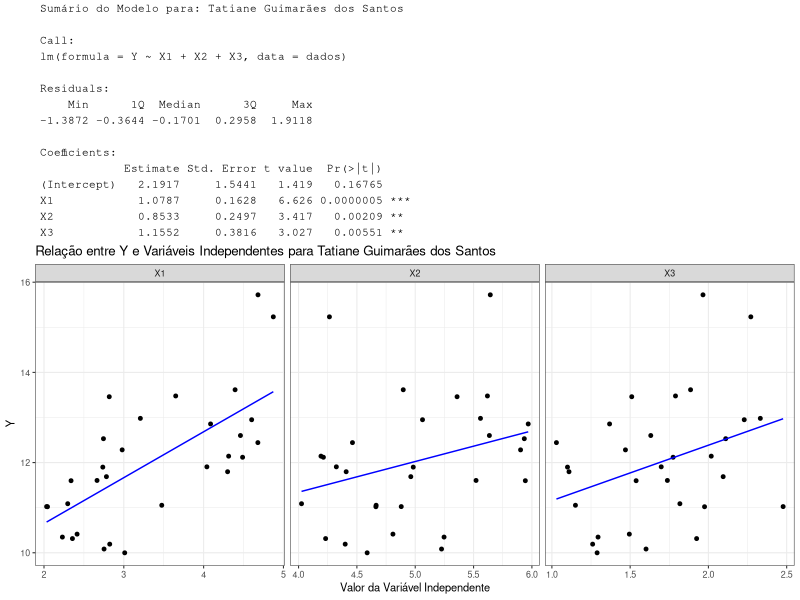
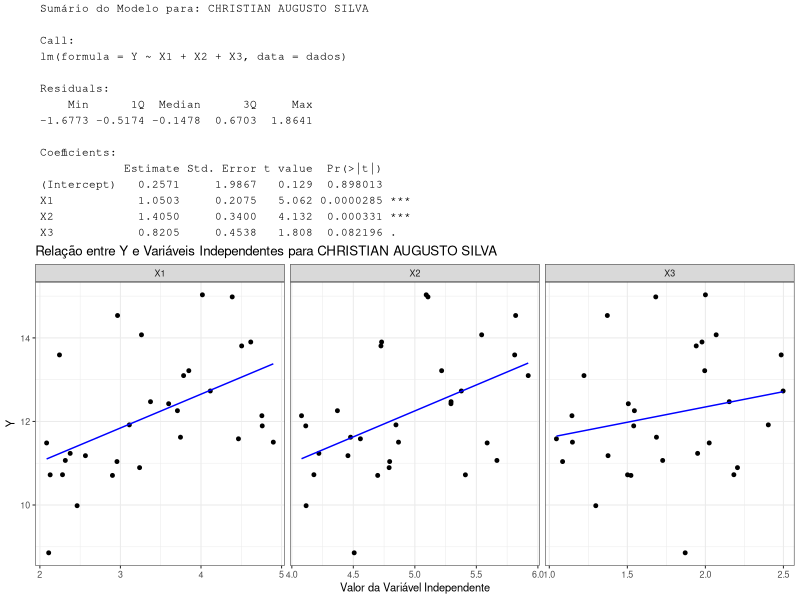
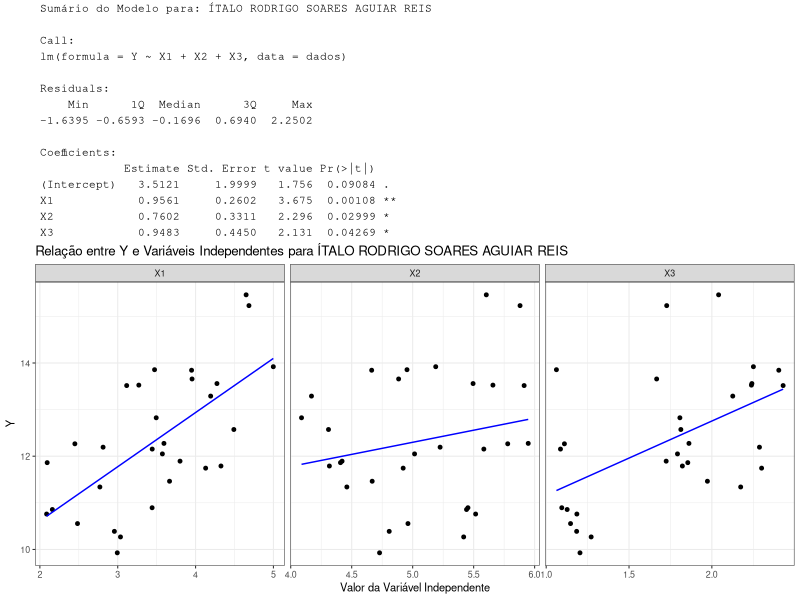
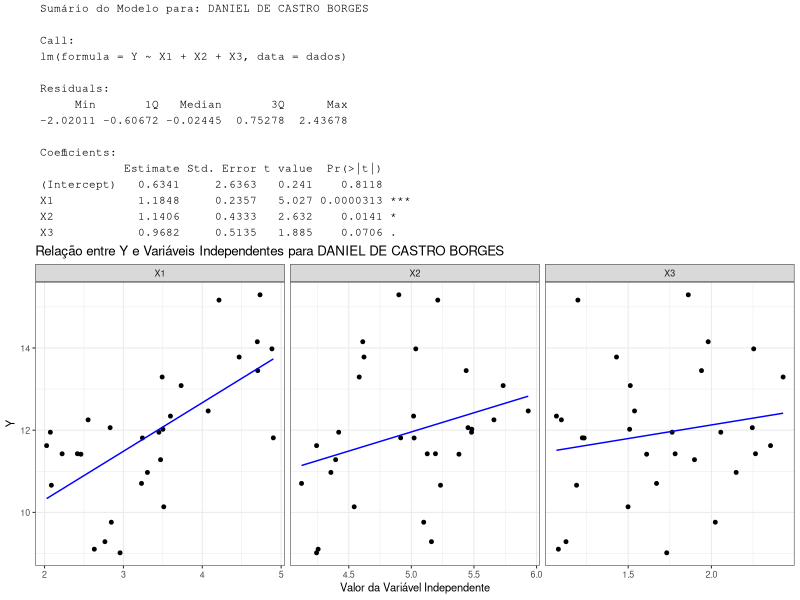
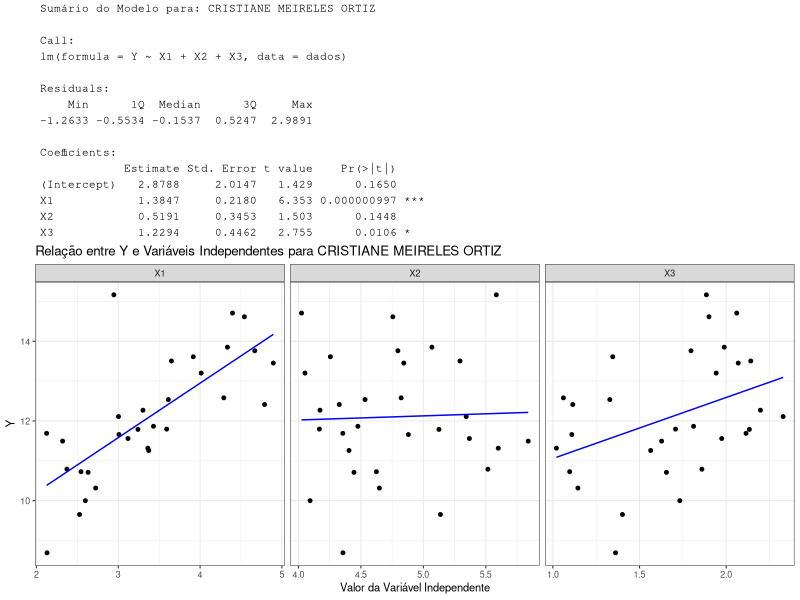
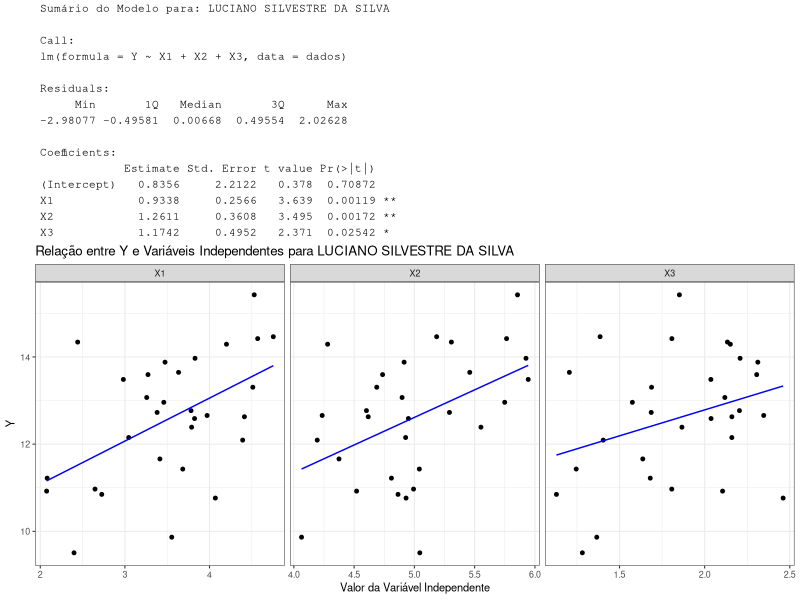
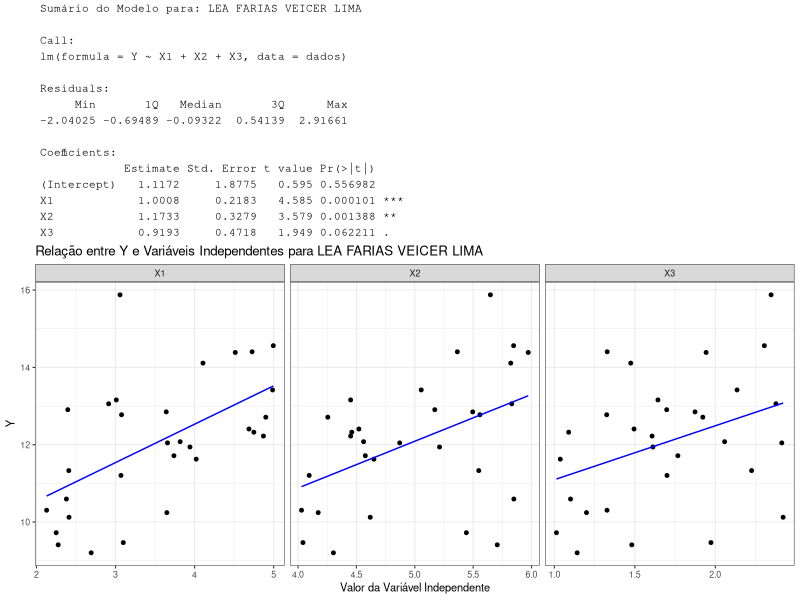
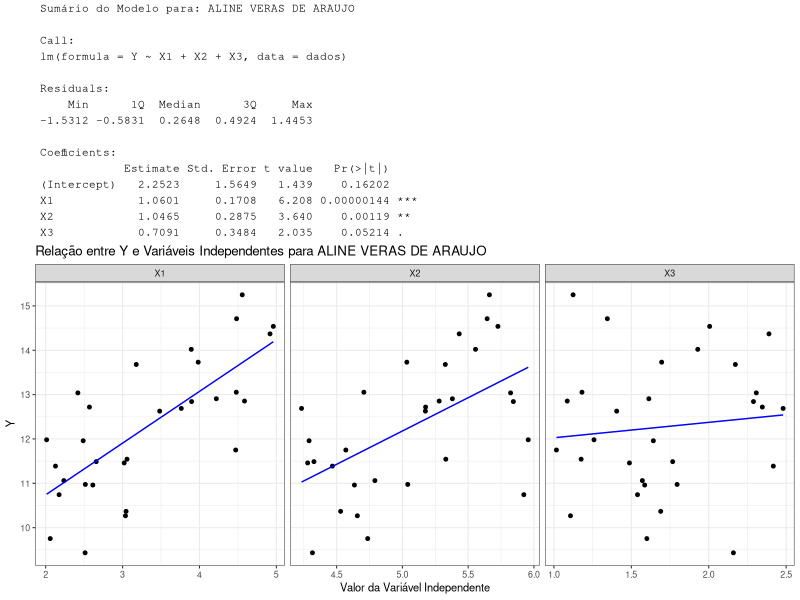

Generate these figures, in order, with R:
library(ggplot2)
library(grid)
library(gridExtra) # Para grid.arrange
library(tidyr)
options(scipen = 999)

lista_nomes <- list(
  "Tatiane Guimarães dos Santos",
  "CHRISTIAN AUGUSTO SILVA",
  "ÍTALO RODRIGO SOARES AGUIAR REIS",
  "DANIEL DE CASTRO BORGES",
  "CRISTIANE MEIRELES ORTIZ",
  "LUCIANO SILVESTRE DA SILVA",
  "LEA FARIAS VEICER LIMA",
  "ALINE VERAS DE ARAUJO",
  "RENILA LACERDA BRAGAGNOLI",
  "ANA CRISTINA DE VASCONCELOS AZEVEDO",
  "ISAÍAS DINIZ NUNES",
  "TASSIO VINÍCIO GUARNIERI FIGNER DE LUNA",
  "HUGO FELIPE DA SILVA LIMA",
  "ANA PAULA MACIEL",
  "BÁRBARA PAIXÃO DE ALENCAR",
  "CARLOS EDUARDO PINTO ROSA CAMBOIM",
  "GUILHERME BARBOSA RODRIGUES FONSECA NAVES",
  "JOSÉ MEDEIROS BARROS NETO",
  "MAIRÃ SOARES SALES",
  "ROSEANE MARIA DE HOLLANDA CAVALCANTI"
)


if (!dir.exists("RESULTADOS")) {
  dir.create("RESULTADOS")
}

for (v in lista_nomes) {
  
  X1 <- 2 + 3 * runif(30)
  X2 <- 4 + 2 * runif(30)
  X3 <- 1 + 1.5 * runif(30)
  
  erro <- rnorm(30, mean = 0, sd = 1)
  Y <- 2 + X1 + X2 + X3 + erro
  
  dados <- data.frame(X1 = X1, X2 = X2, X3 = X3, Y = Y)
  
  modelo <- lm(Y ~ X1 + X2 + X3, data = dados)
  
  arquivo_nome_pdf <- file.path("RESULTADOS", paste0(gsub(" ", "_", v), "_relatorio_unico.pdf"))
  pdf(arquivo_nome_pdf, width = 8.5, height = 11)
  
  grid.newpage()
  
  pushViewport(viewport(layout = grid.layout(nrow = 2, ncol = 1, heights = unit(c(0.4, 0.6), "npc"))))
  
  saida_texto <- capture.output(summary(modelo))
  grid.text(paste("Sumário do Modelo para:", v, "\n", paste(saida_texto, collapse = "\n")),
            x = 0.05, y = 0.98, just = c("left", "top"),
            gp = gpar(fontfamily = "mono", fontsize = 8),
            vp = viewport(layout.pos.row = 1, layout.pos.col = 1))
  
  dados_longo <- tidyr::pivot_longer(
    dados,
    cols = starts_with("X"),
    names_to = "Variavel_Independente",
    values_to = "Valor_Independente"
  )
  
  plot_unico <- ggplot(dados_longo, aes(x = Valor_Independente, y = Y)) +
    geom_point(size = 1) +
    geom_smooth(method = "lm", se = FALSE, color = "blue", linewidth = 0.5) +
    facet_wrap(~ Variavel_Independente, scales = "free_x") +
    labs(
      title = paste("Relação entre Y e Variáveis Independentes para", v),
      x = "Valor da Variável Independente",
      y = "Y"
    ) +
    theme_bw(base_size = 8)
  
  # --- Imprimir o gráfico no viewport inferior ---
  print(plot_unico, vp = viewport(layout.pos.row = 2, layout.pos.col = 1))
  
  popViewport()
  
  dev.off()
  
}